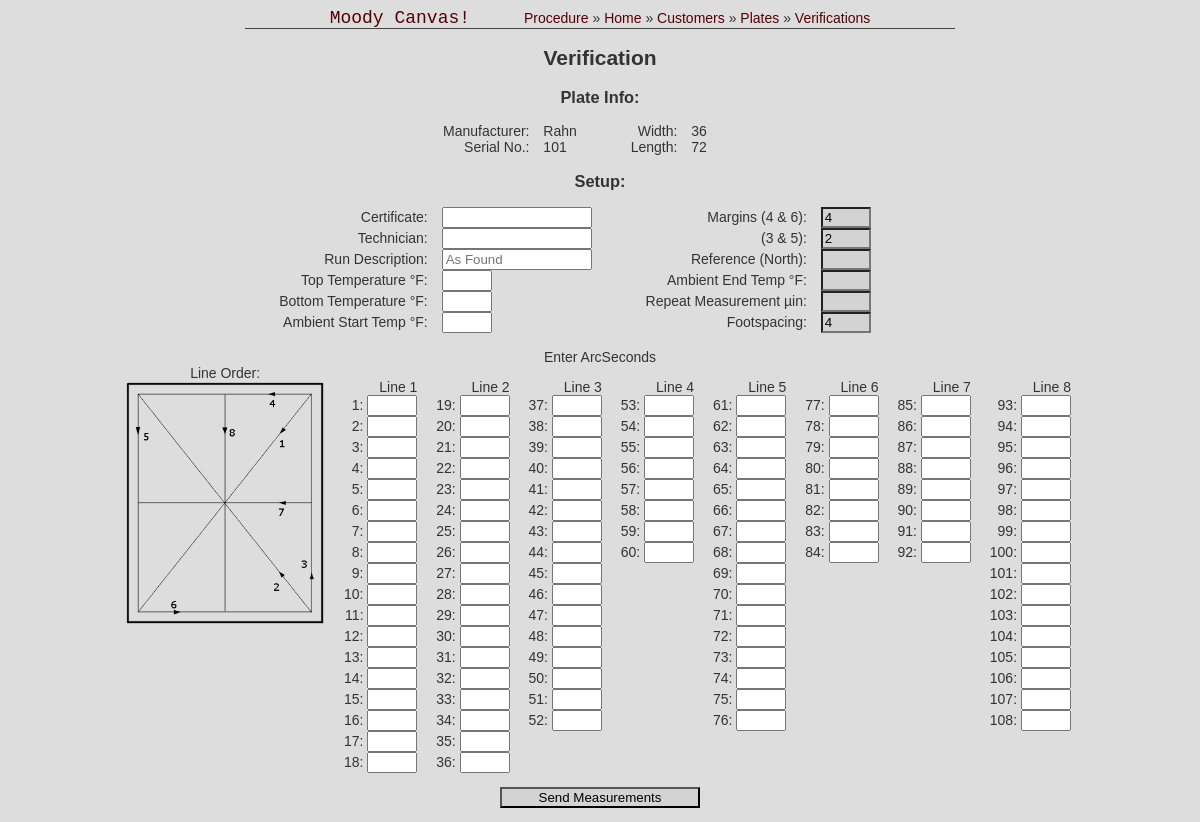
The page /Moody/ExampleCustomer/101/new_verif/ (signed in) on the database as committed earlier.
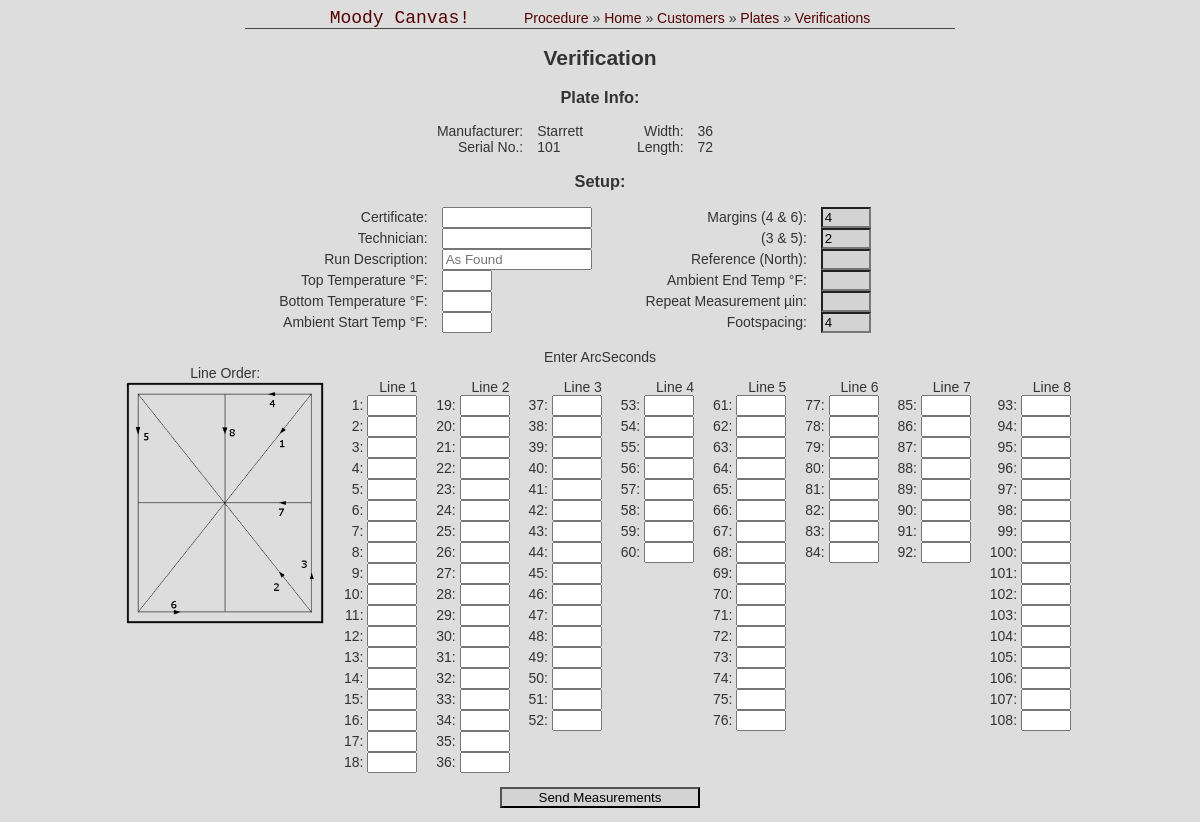
The same page on the database as committed later.
### Moody/models.py (models this page shows, shortened)
class Plate(models.Model):
    cust_id = models.ForeignKey(Customer, on_delete=models.CASCADE)
    plate_id = models.CharField(max_length=50)
    plate_sn = models.CharField(max_length=50)
    plate_mfr = models.CharField(max_length=50)
    plate_wid = models.IntegerField()
    plate_len = models.IntegerField()

### Moody/views.py (the view)
# urls.py: path('<str:custname>/<str:id_no>/new_verif/', views.NewVerifView.as_view(), name='new_verif'),
class NewVerifView(generic.ListView):
    template_name = 'Moody/new_verif.html'
    context_object_name = 'plate'
    def get_queryset(self):
        return Plate.objects.get(plate_id=self.kwargs['id_no'])

### Moody/models.py (called while the page is built)
    def __str__(self):
        return self.cust_name

### Moody/templates/Moody/new_verif.html (shortened to what the changed rows need)
<html>
<head>
</head>
<body>
{% if user.is_authenticated %}
    {% if not plate %}
    <h2>Entered Plate does not exist.</h2>
    {% else %}
    <h2>Verification</h2>
    <h3>Plate Info:</h3>
    <p>
        <div style="display: inline-block; margin-right: 50px;">
            <div style="display: inline-block; margin-right: 10px; text-align: right;">
                <span>Manufacturer:</span><br />
                <span>Serial No.:</span>
            </div>
            <div style="display: inline-block; text-align: left;">
                <span>{{ plate.plate_mfr }}</span><br />
                <span>{{ plate.plate_sn }}</span>
            </div>
        </div>
        <div style="display: inline-block; margin-right: 50px;">
            <div style="display: inline-block; margin-right: 10px; text-align: right;">
                <span>Width:</span><br />
                <span>Length:</span>
            </div>
            <div style="display: inline-block; text-align: left;">
                <span>{{ plate.plate_wid }}</span><br />
                <span>{{ plate.plate_len }}</span>
            </div>
        </div>
    </p>
    <h3>Setup:</h3>
    <form action="{% url 'Moody:save_new_verif' plate.cust_id plate.plate_id %}" method="post" onsubmit="return validateSubmit();">
        <p>
            <div id="block_wrap1" class="block_wrap">
                <div class="labels">
                    <span>Certificate: </span><br />
                    <span>Technician: </span><br />
                    <span>Run Description: </span><br />
                    <span>Top Temperature &deg;F: </span><br />
                    <span>Bottom Temperature &deg;F: </span><br />
                    <span>Ambient Start Temp &deg;F: </span><br />
                </div>
                <div class="inputs">
                    <input id="cert_no" name="cert_no" type="text" style="width: 150px;" value="" onchange="next()" /><br />
                    <input id="tech_name" name="tech_name" type="text" style="width: 150px;" value="" onchange="next()" /><br />
                    <input id="run_descr" name="run_descr" type="text" style="width: 150px;" value="" onchange="next()" placeholder="As Found" /><br />
                    <input id="top_temp" name="top_temp" type="number" step="0.01" value="" onchange="next()" /><br />
                    <input id="bot_temp" name="bot_temp" type="number" step="0.01" value="" onchange="next()" /><br />
                    <input id="temp_start" name="temp_start" type="number" step="0.01" onchange="next()" /><br />
                </div>
            </div>
            <div id="block_wrap2" class="block_wrap">
                <div class="labels">
                    <span>Margins (4 &amp; 6): </span><br />
                    <span>(3 &amp; 5): </span><br />
                    <span>Reference (North): </span><br />
                    <span>Ambient End Temp &deg;F: </span><br />
                    <span>Repeat Measurement &micro;in: </span><br />
                    <span>Footspacing: </span><br />
                </div>
                <div class="inputs">
                    <input id="margin_wid" name="margin_wid" type="number" step="0.1" value="4" onfocus="display_warning();" onblur="undisplay_warning();" onchange="repopulate();" readonly /><br />
                    <input id="margin_len" name="margin_len" type="number" step="0.1" value="4" onfocus="display_warning();" onblur="undisplay_warning();" onchange="repopulate();" readonly /><br />
                    <input id="ref_line" name="ref_line" type="number" step="1" value="" readonly /><br />
                    <input id="temp_end" name="temp_end" type="number" step="0.01" readonly /><br />
                    <input id="repeat" name="repeat" type="number" step="1" readonly /><br />
                    <input id="foot_len" name="foot_len" type="number" step="1" value="4" onfocus="display_warning();" onblur="undisplay_warning();" onchange="repopulate();" readonly /><br />
                </div>
            </div>
        </p>
        <div id="lines">
            <span>Enter ArcSeconds</span><br />
            <div>Line Order:<br /><img alt="Line order" /></div>
            <div><p id="profile_1" class="profile"></p></div>
            <div><p id="profile_2" class="profile"></p></div>
            <div><p id="profile_3" class="profile"></p></div>
            <div><p id="profile_4" class="profile"></p></div>
            <div><p id="profile_5" class="profile"></p></div>
            <div><p id="profile_6" class="profile"></p></div>
            <div><p id="profile_7" class="profile"></p></div>
            <div><p id="profile_8" class="profile"></p></div>
        </div>
        <input id="submit" type="submit" style="width: 200px;" value="Send Measurements" />
    </form>
    {% endif %}
{% else %}
    <h2>You are not authorized to make changes to the database.</h2>
{% endif %}
</body>
</html>

Rows that differ between the two databases and show on the page:
removed Plate: plate_mfr "Rahn", plate_sn "101", plate_wid "36", plate_len "72"
added Plate: plate_mfr "Starrett", plate_sn "101", plate_wid "36", plate_len "72"
